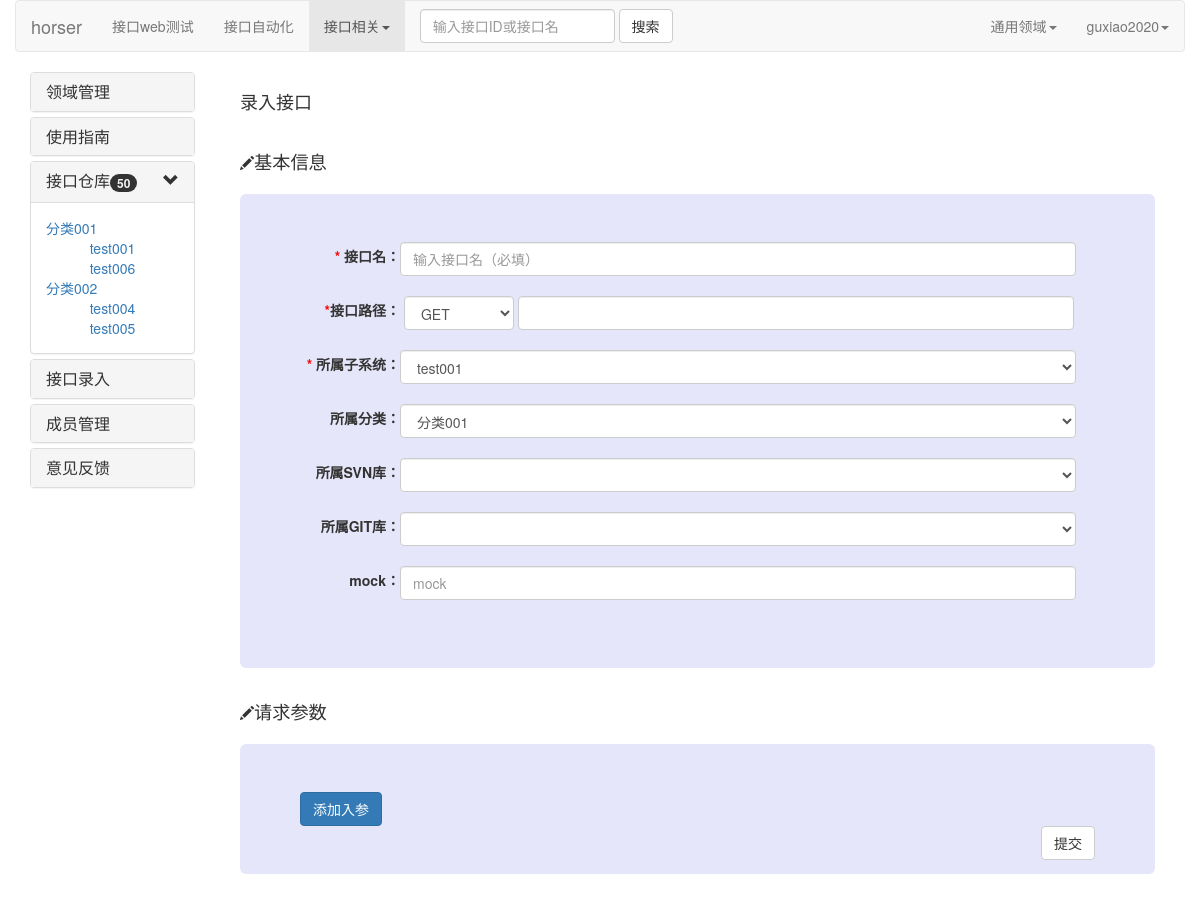
The page /interface_add/ (signed in) on the database as committed earlier.
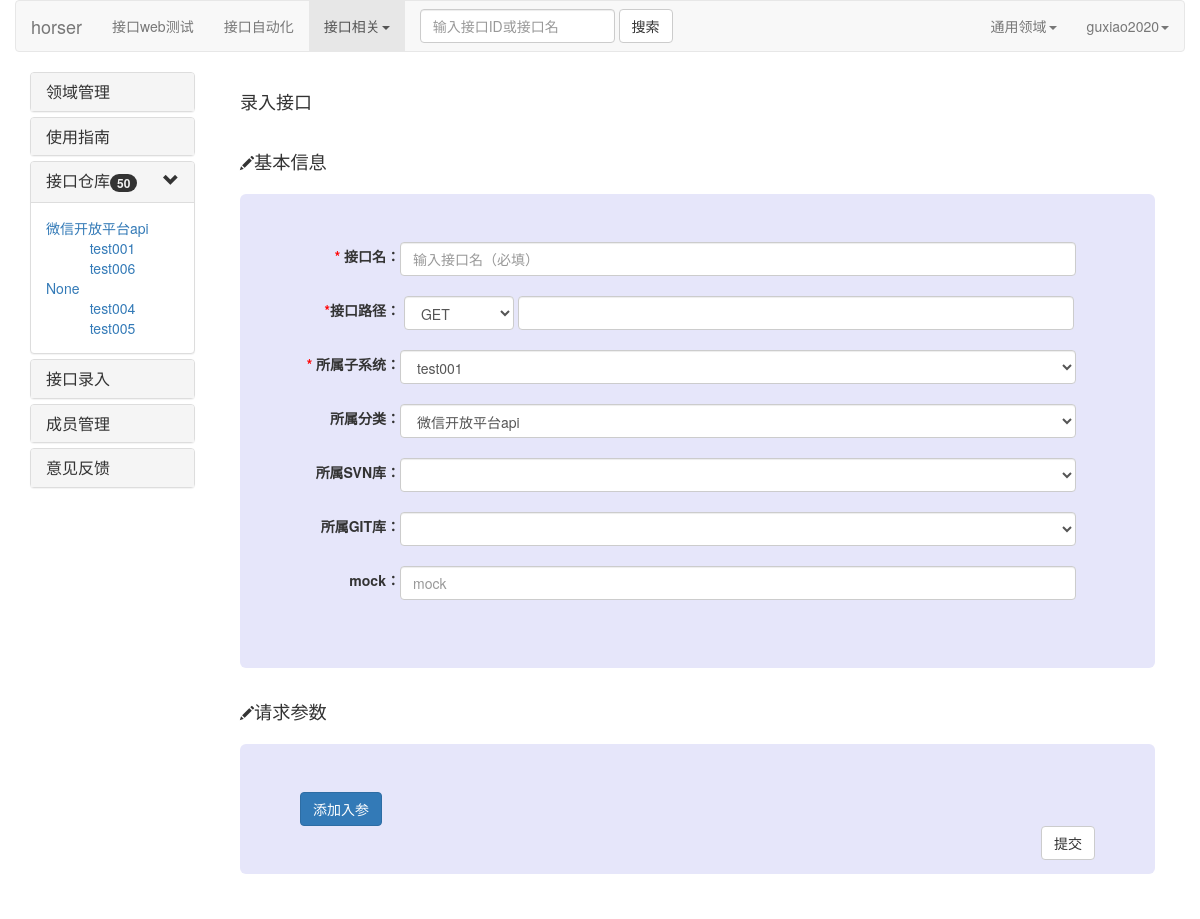
The same page on the database as committed later.
### horsequick/models.py (models this page shows)
class Interface_Info(models.Model):
    interface_name = models.CharField(max_length=20,verbose_name="接口名")
    interface_type = models.CharField(max_length=20,verbose_name="接口类型")
    interface_url = models.CharField(max_length=150,verbose_name="接口url")
    interface_mock = models.CharField(max_length=200,verbose_name="接口url",null=True)
    input_field_list = models.CharField(max_length=200,verbose_name="输入字段列表",null=True)
    input_need_list = models.CharField(max_length=200,verbose_name="输入字段必需列表",null=True)
    input_demo_list = models.CharField(max_length=200,verbose_name="输入字段实例列表",null=True)
    assert_field_list = models.CharField(max_length=200,verbose_name="断言字段列表",null=True)
    match_list = models.CharField(max_length=200,verbose_name="匹配内容列表",null=True)
    assert_result_list = models.CharField(max_length=200,verbose_name="断言结果列表",null=True)
    belong_subsys = models.CharField(max_length=50,verbose_name="所属子系统")
    belong_domain = models.ForeignKey(Domain_Info, on_delete=models.SET_DEFAULT, verbose_name="所属领域",default="1")
    belong_category = models.ForeignKey(Category_Info, on_delete=models.SET_NULL, verbose_name="所属类别",null=True)
    belong_git_base = models.CharField(max_length=100,verbose_name="所属git代码库",blank=True)
    belong_svn_base = models.CharField(max_length=100, verbose_name="所属svn代码库",blank=True)
    created_person = models.CharField(max_length=30,verbose_name="创建人")
    created_time = models.DateTimeField(verbose_name="创建时间")
    updated_time = models.DateTimeField(verbose_name="更新时间",null=True)
    class Meta:
        verbose_name = "接口信息表"
        ordering = ['-updated_time']

### horsequick/views.py (the view)
# urls.py: url(r'^interface_add/$', interface_add, name='interface_add'),
@check_login
@csrf_exempt
def interface_add(request,**show):
    if request.method == "POST":
        receive_data = json.loads(request.body.decode())#将body从byte类型转码后用json的loads函数将json格式转为字典
        interface_name = receive_data['interface_name']
        interface_type = receive_data['interface_type']
        interface_url = receive_data['interface_url']
        interface_mock = receive_data['interface_mock']
        input_field_list = receive_data['input_field_list']
        input_need_list = receive_data['input_need_list']
        input_demo_list = receive_data['input_demo_list']
        belong_subsys = receive_data['belong_subsys']
        belong_category = receive_data['belong_category']
        belong_git_base = receive_data['belong_git_base']
        belong_svn_base = receive_data['belong_svn_base']
        input_list_need = [interface_name,interface_type,interface_url,belong_subsys] #必填项列表
        input_field_list = ",".join(input_field_list)#列表转换为字符串
        input_need_list = ",".join(input_need_list)
        input_demo_list = ",".join(input_demo_list)
        input_dict = {"interface_name":interface_name,"interface_type":interface_type,"input_field_list":input_field_list,
                      "input_need_list":input_need_list,"input_demo_list":input_demo_list,"interface_url":interface_url,"belong_subsys":belong_subsys,"belong_git_base":belong_git_base,
                      "belong_svn_base":belong_svn_base,"interface_mock":interface_mock}
        try:
            for i in input_list_need:
                if i.strip() == '':
                    raise Exception
        except Exception:
            resp = {'code':'000001','msg':'必填项不能为空'}
        else:
            if Interface_Info.objects.filter(interface_name=interface_name,belong_subsys=belong_subsys).exists():#检查接口是否已存在
                resp = {'code': '000002', 'msg': '添加失败，该子系统下接口已存在'}
            else:#子系统下接口不存在则添加
                created_time = datetime.now()
                input_dict["created_time"] = created_time
                input_dict["belong_domain_id"] = show["domain_id"] #添加的归属领域默认为当前领域
                input_dict["created_person"] = show["user_name"] #添加的创建人为当前登录用户
                input_dict["belong_category_id"] = Category_Info.objects.get(category_name=belong_category).id
                Interface_Info.objects.create(**input_dict)
                resp = {'code': '000000', 'msg': '添加成功'}
        return HttpResponse(json.dumps(resp,ensure_ascii=False),content_type="application/json")
    else:
        html = "interface_add.html"
        back_dict = show["interface_info"]
        return render(request, html, {'show': show, "back_dict": back_dict})

### horsequick/templates/interface_add.html (shortened to what this page needs)
<!DOCTYPE html>
<html lang="en">
    {% extends 'horser_base.html' %}
    {% block headmessage %}
    录入接口
    {% endblock %}
    {% block content %}
        <div class="input-group"><span class="glyphicon glyphicon-pencil"></span><span style="font-size:130%">基本信息</span></div><br>
        <div class="jumbotron" style="background-color: lavender">
                <div class="form-inline">
                        <label class="mylabel" for="interface_name"><span style="color: red">*</span> 接口名：</label><input id="interface_name" name="interface_name" placeholder="输入接口名（必填）" class="form-control" style="width: 85%">
                </div><br>
                <div class="form-inline">
                        <label class="mylabel" for="interface_url"><span style="color: red">*</span>接口路径：</label>
                        <select id="interface_type" name="interface_type" placeholder="选择接口类型（必填）" class="form-control" ><option>GET</option><option>POST</option>
                        <option>PUT</option><option>DELETE</option><option>HEAD</option><option>OPTIONS</option><option>PATCH</option></select>
                        <input id="interface_url" name="interface_url" type="text" class="form-control" style="width: 70%">
                </div><br>
                <div class="form-inline">
                    <label class="mylabel"><span style="color: red">*</span> 所属子系统：</label><select id="belong_subsys" name="belong_subsys" placeholder="选择所属子系统" class="form-control" style="width: 85%" ><option>test001</option><option>test002</option></select>
                </div><br>
                <div class="form-inline">
                    <label class="mylabel" for="belong_category">所属分类：</label><select id="belong_category" name="belong_category" placeholder="选择分类" class="form-control" style="width: 85%" >{% for i in show.category_list %}<option>{{i }}</option>{% endfor %}</select>
                </div><br>
                <div class="form-inline">
                    <label class="mylabel">所属SVN库：</label><select id="belong_svn_base" name="belong_svn_base" placeholder="选择所属SVN库" class="form-control" style="width: 85%" ><option></option><option></option></select>
                </div><br>
                <div class="form-inline">
                    <label class="mylabel">所属GIT库：</label><select id="belong_git_base" name="belong_git_base" placeholder="选择所属GIT库" class="form-control" style="width: 85%" ><option></option><option></option></select>
                </div><br>
                <div class="form-inline">
                    <label class="mylabel">mock：</label><input type="text" id="interface_mock" name="interface_mock" placeholder="mock" class="form-control" style="width: 85%" >
                </div><br>
        </div>
        <div class="input-group"><span class="glyphicon glyphicon-pencil"></span><span style="font-size:130%">请求参数</span></div><br>
        <div class="jumbotron" style="background-color: lavender">
            <button class="btn btn-primary" id="add_input_field" onclick="add_input_field(this)">
            添加入参</button><br>
        <button type="button" class="btn btn-default" id="interface_add" style="float: right" onclick="interface_add()">提交</button>
        </div>
    {% endblock %}

### horsequick/templates/horser_base.html (shortened to what the changed rows need)
<!DOCTYPE html>
<html lang="en">
<head>
    <link rel="stylesheet" href="https://cdn.staticfile.org/twitter-bootstrap/3.3.7/css/bootstrap.min.css">
    <link rel="stylesheet" href="/static/css/horsergo.css">
    {% include 'header.html' %}
</head>
<body>
        <div class="container">
            <div class="row">
                 <div class="col-md-2 col-lg-2">
                    <div class="panel-group" id="accordion">
                        <div class="panel panel-default">
                            <div id="collapse_one" class="panel-collapse collapse in">
                                <div class="panel-body" style="text-align: left">
                                    {% for k,v in back_dict.items  %}
                                    <a href="#interface_collapse_{{k}}" data-toggle="collapse" data-parent="collapse_one">{{k}}</a><br>
                                        <div id="interface_collapse_{{k}}" class="panel-collapse collapse in">
                                        {% for i in v %}
                                            <div style="text-align: center">
                                                <a href="/interface_detail/{{ i.id }}" >{{i.interface_name}}</a>
                                            </div>
                                        {% endfor %}
                                        </div>
                                    {% endfor %}
                                </div>
                            </div>
                        </div>
                    </div>
                 </div>
                <div class="col-md-10 col-lg-10">
                        <div class=" panel-body">
                            {% block content %}{% endblock %}
                        </div>
                </div>
            </div>
        </div>
</body>
</html>

Rows that differ between the two databases and show on the page:
computed for Interface_Info "test001": k "分类001" → "微信开放平台api"
changed Interface_Info "test004": k "分类002" → "None"
Other text that changed with them:
form field belong_category: "分类001" → "微信开放平台api"
